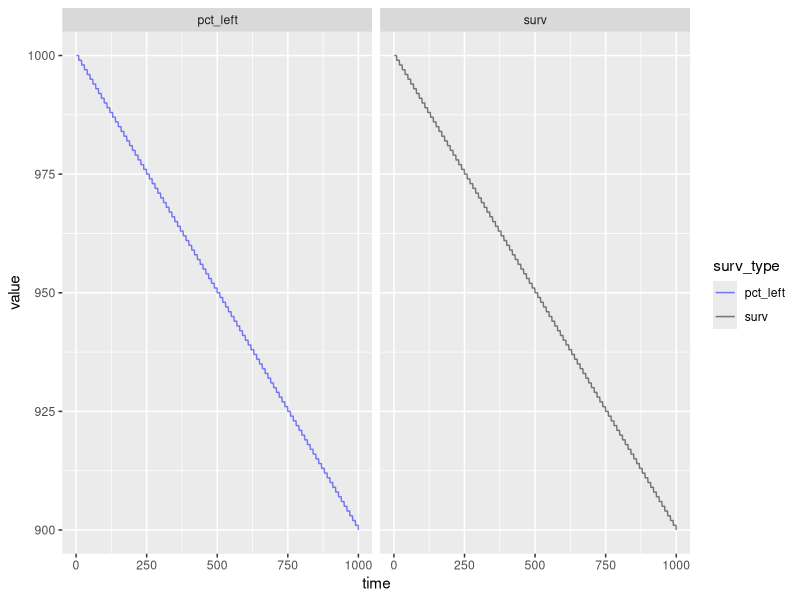
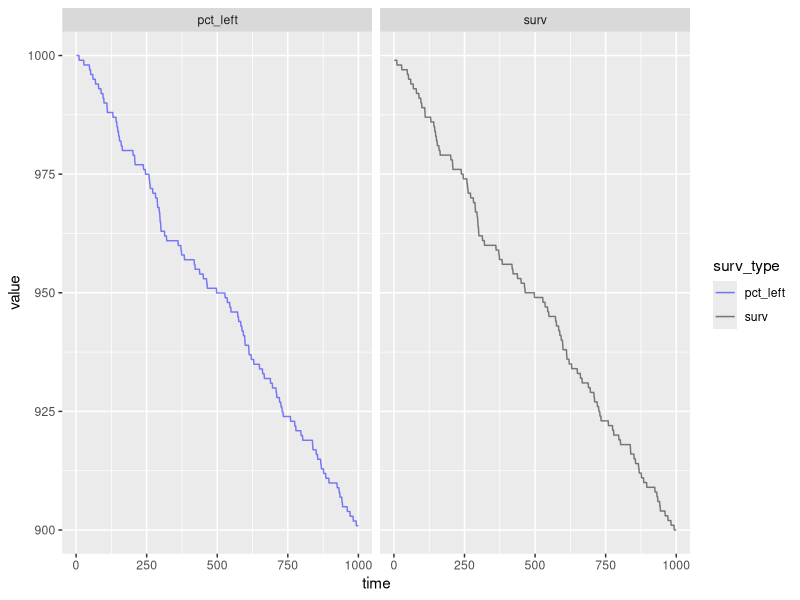
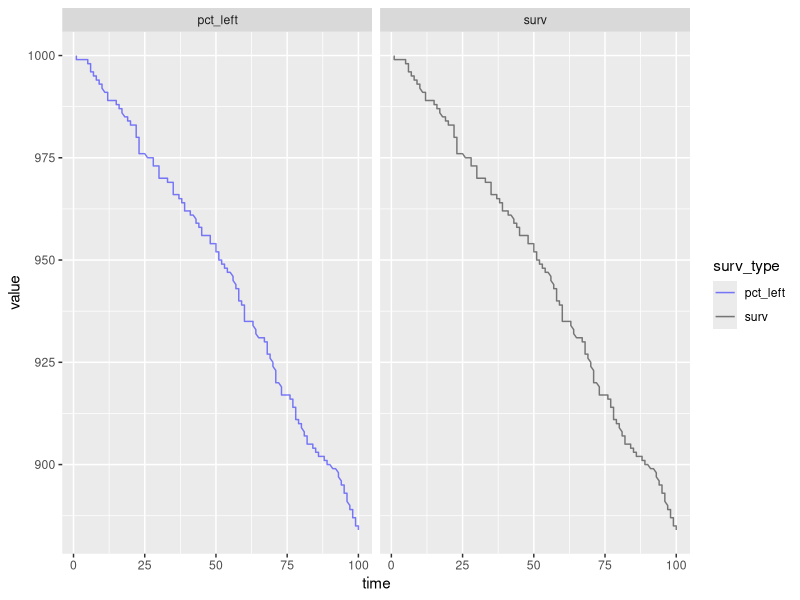
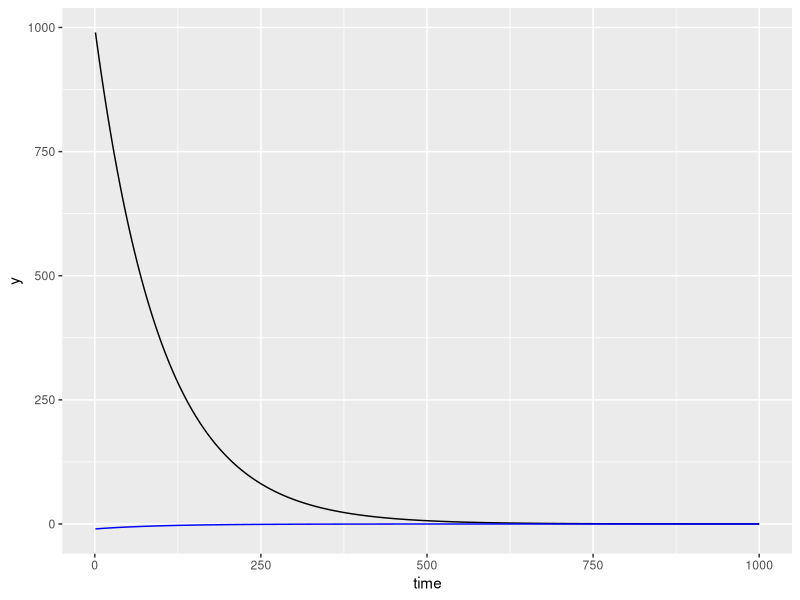
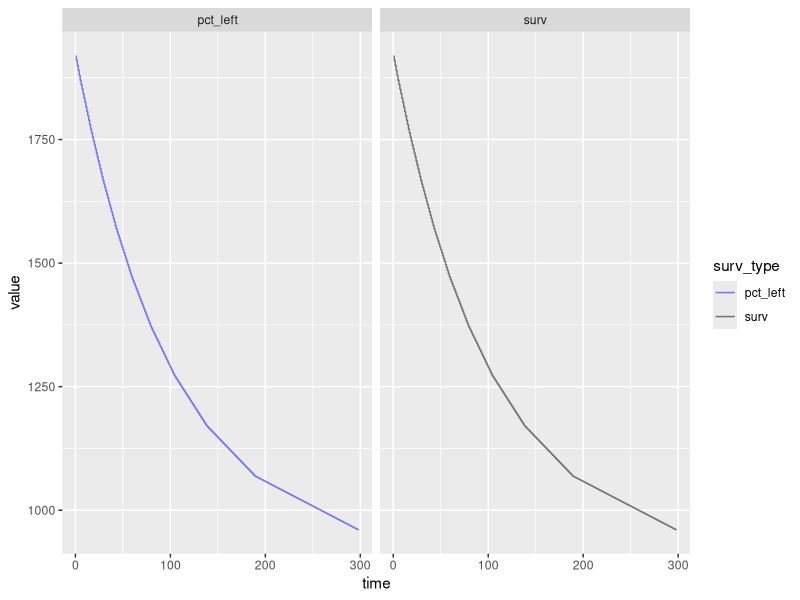

Write R code to recreate these figures, in order.
## ---- chunk 1
# make two functions for easier processing
make_surv = function(x) {
    x |>
        arrange(time) |>
        mutate(surv = n() - cumsum(event)) |>
        mutate(
        surv_prev = lag(surv) |> coalesce(surv),
        pc_change =surv/surv_prev,
        cum_pct = cumprod(pc_change),
        pct_left = cum_pct * n()
        )
}
plot_surv_1 = function(x) {
    x |>
        ggplot() + 
        geom_line(aes(x = time, y = surv), alpha = 0.5) + 
        geom_line(aes(x = time, y = pct_left), color = 'blue', alpha= 0.5)
}
plot_surv = function(x) {
    x |>
        pivot_longer(
            cols = c(surv, pct_left),
            names_to = "surv_type"
        ) |>
        ggplot() + 
        geom_line(aes(x = time, y = value, color = surv_type), alpha = 0.5) + 
        scale_colour_manual(
            values = c('surv'="black", 'pct_left'='blue')
        ) +
        facet_wrap(~surv_type)
}
## ---- chunk 2
library(tidyverse) |> suppressMessages()
time = 1:1000
event = ifelse(time %% 10 == 0 , 1, 0)
linear_deca = data.frame(
    time=time,
    event=event
) |> as_tibble() |>
    make_surv()

plot_surv(linear_deca)
## ---- chunk 3
 random_sampled = data.frame(
    time=time,
    event = sample(event, length(time))
 ) |>
    mutate(surv = n() - cumsum(event)) |>
    make_surv()

plot_surv(random_sampled)
## ---- chunk 4
rep_time =data.frame(
    time=time[1:100]
) |>
    slice(rep(seq(n()), 10)) |>
    mutate(
        event = sample(event, length(time), replace=T)
    ) |>
    arrange(time)

make_surv(rep_time) |>
    plot_surv()
## ---- chunk 5
x =  time
y = length(time) * 0.99^time
yd =length(time) * 0.99^time * log(0.99)
yd[1:3]
## ---- chunk 6
ggplot() + 
    geom_line(aes(x=time, y=y)) + 
    geom_line(aes(x=time,y=yd),color='blue')
## ---- chunk 7
data.frame(
    time=time,
    yd=abs(round(yd))
) %>%
    slice(rep(seq(nrow(.)),yd * 2)) |>
    as_tibble() |>
    group_by(time) |>
    mutate(
        event = ifelse( row_number() > n() - yd,1,0)
    ) |>
    select(-yd) |>
    ungroup() |>
    make_surv() |>
    plot_surv()
